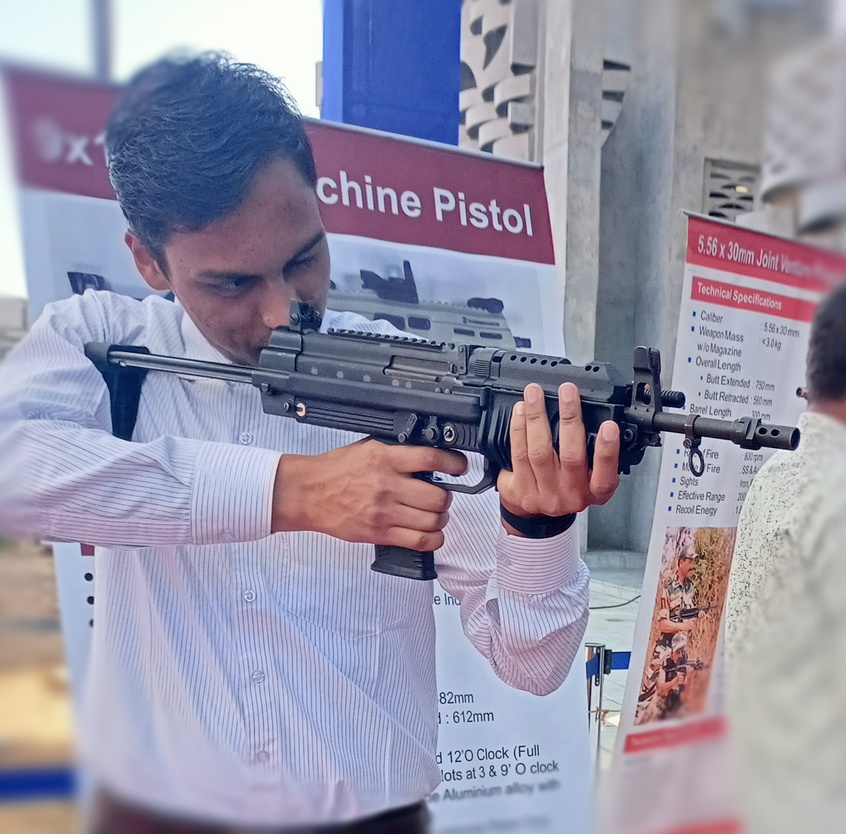
%> input picture Harish_agarwal_Gun.jpg, 846 x 834 px, shrunk from 1773 x 1746 before the run
$ octave RGB_YCBCr.m   (GNU Octave 9; MATLAB toolbox functions it lacks are replaced by stand-ins)
%> lines starting %> are read from the running program, lines starting %| are printed output that depends on the picture
% read an image
img = imread('Harish_agarwal_Gun.jpg');
%> img is the input picture: size 834x846x3 uint8; mean R, G, B 149.5, 146.5, 167

% convert image from RGB to YCbCr color model
ycbcr_img = rgb2ycbcr(img);
%> ycbcr_img: size 834x846x3 uint8; mean of channels 1, 2, 3 144.6, 136.5, 127.9

% extract the Y, Cb and Cr components
Y = ycbcr_img(:,:,1);
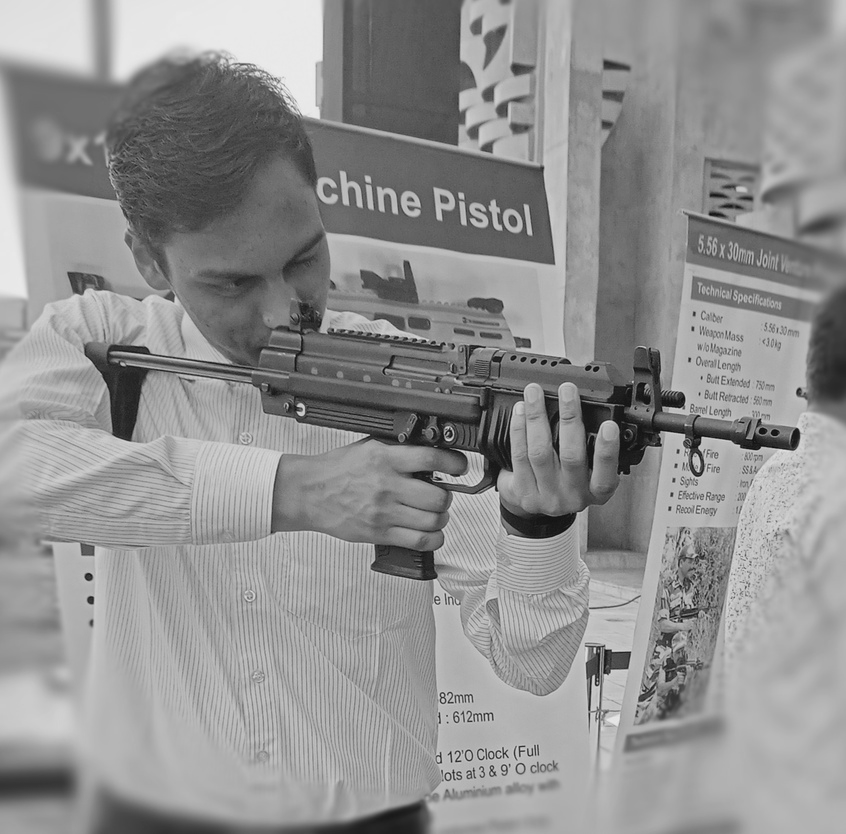
%> Y: size 834x846 uint8; min 17, max 235, mean 144.6
Cb = ycbcr_img(:,:,2);
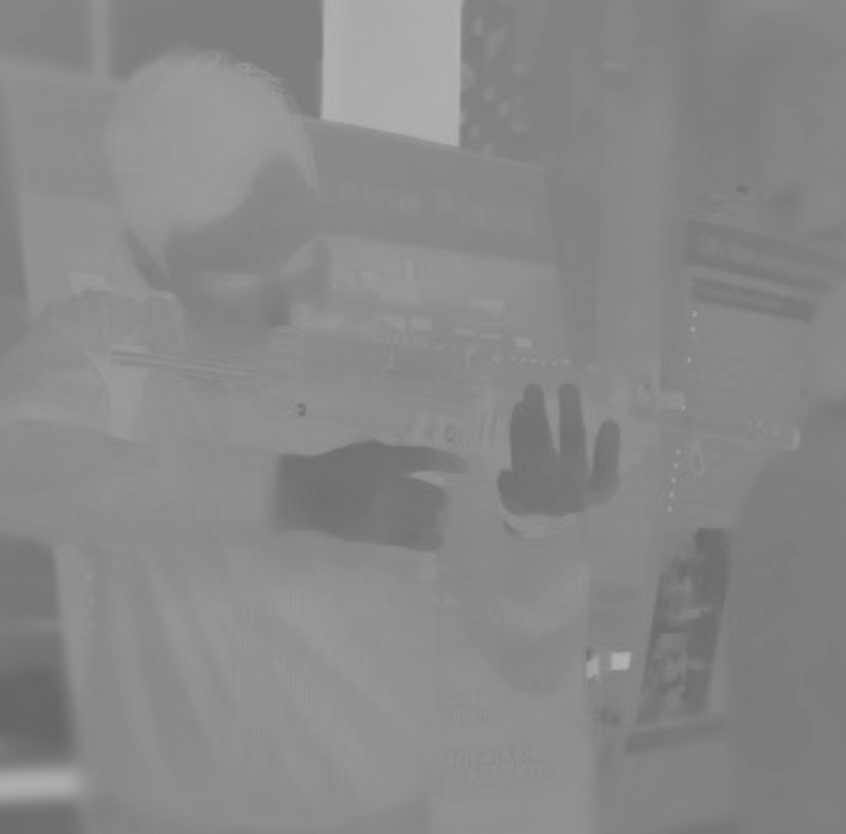
%> Cb: size 834x846 uint8; min 101, max 179, mean 136.5
Cr = ycbcr_img(:,:,3);
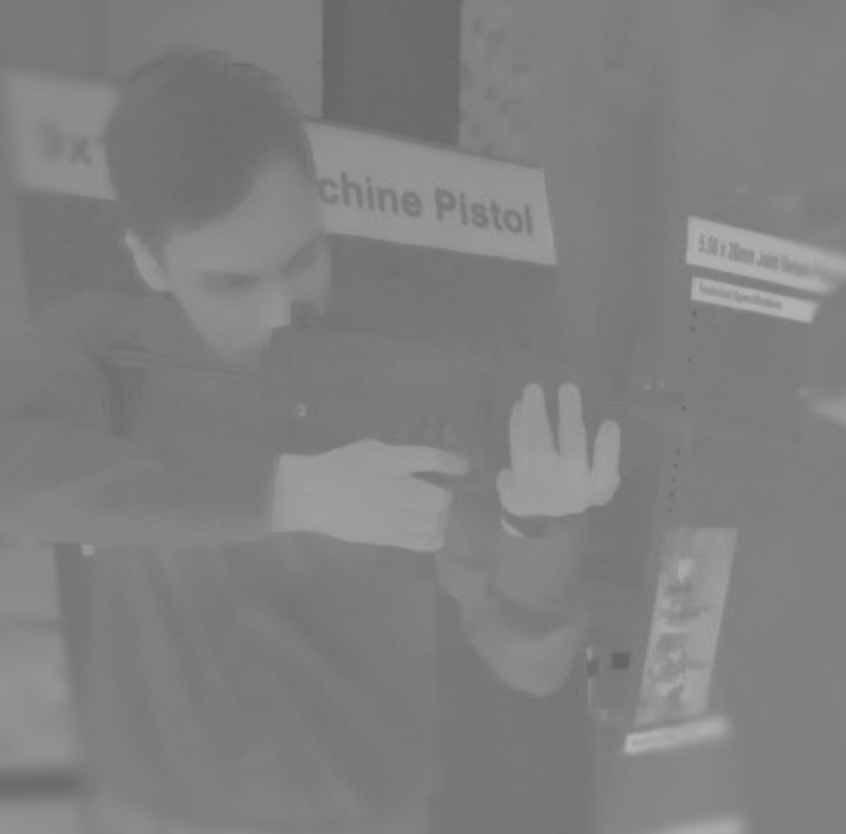
%> Cr: size 834x846 uint8; min 100, max 181, mean 127.9

% display the original image and the YCbCr components
subplot(2,2,1);
imshow(img);
title('Original Image');
subplot(2,2,2);
imshow(Y);
title('Y Component');
subplot(2,2,3);
imshow(Cb);
title('Cb Component');
subplot(2,2,4);
imshow(Cr);
title('Cr Component');

$ run again, with rishi.jpg copied over Harish_agarwal_Gun.jpg
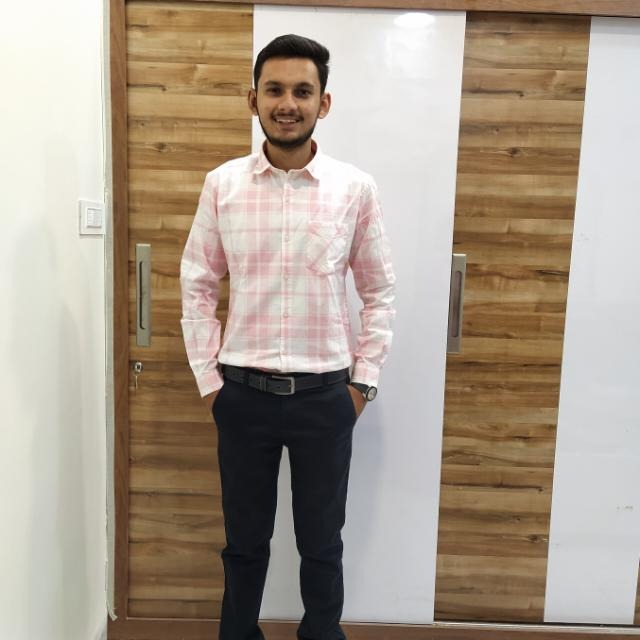
%> input picture rishi.jpg, 640 x 640 px
%> img is the input picture: size 640x640x3 uint8; mean R, G, B 169.6, 156.1, 140.8
%> ycbcr_img: size 640x640x3 uint8; mean of channels 1, 2, 3 152, 119.3, 135
%> `Y = ycbcr_img(:,:,1);`:
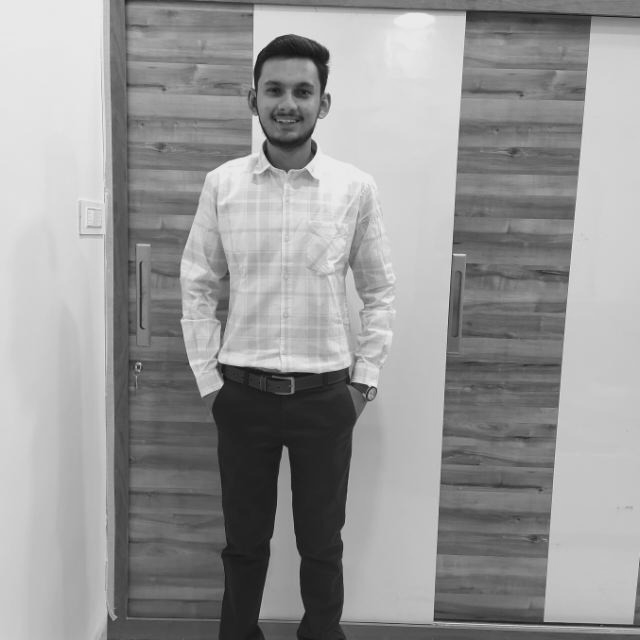
%> Y: size 640x640 uint8; min 19, max 235, mean 152
%> `Cr = ycbcr_img(:,:,3);`:
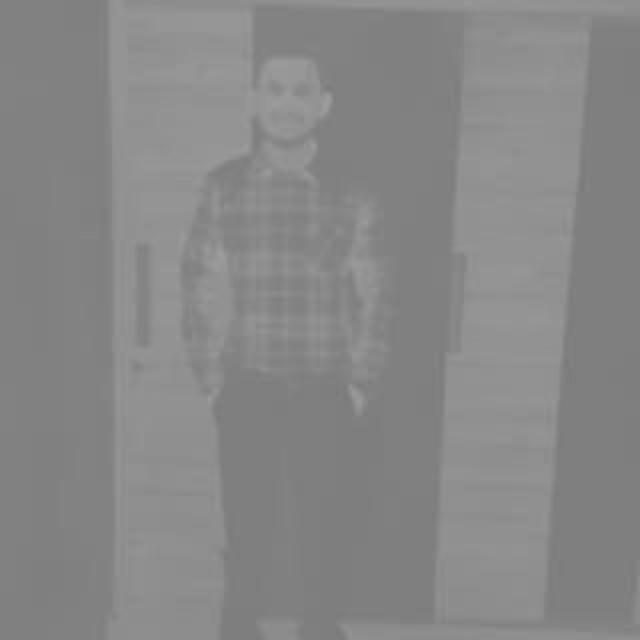
%> Cr: size 640x640 uint8; min 123, max 156, mean 135
